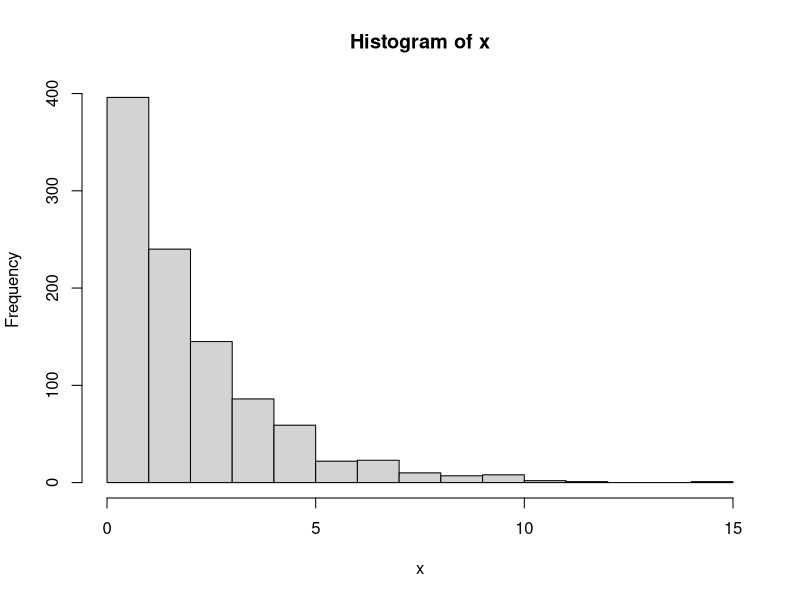

Recreate this plot in R. (Note: this script raises an error after producing the figure.)
#Código proibido, cuidado meu jovem.
seed = 123
set.seed(seed)
# Generate a random exponential variable, using the quantilic function
r_exp <- function(n, beta){
  vec<-numeric(n)
  for(i in 1:n){
    q <- runif(1, 0, 1)
    vec[i] <- -log(1-q)/beta
  }
  return(vec)
}

#Example 
#n = 10, n = 30 e n = 50,
x <- r_exp(n = 1000, beta = 0.5) #I remove the "seed" that had in the function
hist(x)

est_emv_exp<- 1/mean(x)
mean_emv_exp <- n*beta/(n-1)*beta
var_emv_exp <- ((n*beta)^2)/(((n-1)^2)*(n-2))
sd_em_exp <- sqrt(var_emv_exp)


# Making the first script about bootstrap.
# After that i will start to make a general function.
B = 50
n = 10
beta = 0.5
seed = 123
vec_est_B <- numeric(B)
x <- r_exp(n = n, beta = beta, seed)
for (i in 1:B){
  resample_x <- sample(x, replace = T)
  vec_est_B[i] <- 1/mean(resample_x)
}
est_B <- mean(vec_est_B)
sd_B <- sd(vec_est_B)


#General Function
bootstrap_exp <- function(nobs = c(10, 30, 50), B = c(50, 100, 500), beta = c(1, 0.5), seed = 123, 
                          type = 'non-parametric', view_results = T, export = T){
  
  if(!is.numeric(B) | !is.numeric(nobs) | !is.numeric(beta) |
     !is.numeric(seed) |!is.logical(view_results) |
     !is.logical(export)){
    stop('Some arguments entered in the function are wrong. Follow the instructions: \n
     * "nobs" -> These are the sample sizes that will be evaluated in the simulations, it must be a numerical vector.\n
     * "B" -> Represents the number of bootstrap sample size, must be a numeric argument.\n
     * "beta" -> These are the parameters of Exponential distribution that you want to estimate in you simulation. It must be a numerical vector.\n
     * "view_results" -> If you prefer to print the simulation results for each sample size and parameterization.\n
     * "export" -> Whether to save the results in .txt file.\n')
  }
  
  set.seed(seed)
  
  res_est_b_list <- list()
  res_est_b_list_full<-list()
  for(i in 1:length(beta)){
    for(j in 1:length(B)){
      res_est_b_list[[j]] <- `colnames<-`(matrix(c(0), nrow = B[j], ncol = length(nobs)), c(paste0('Nobs =  ', nobs)))
      
    }
    names(res_est_b_list) <- c(paste0('B = ', B))
    res_est_b_list_full[[i]] <- res_est_b_list
  }
  names(res_est_b_list_full) <- c(paste0('Beta = ', beta))
  
  # Setting the environment to receive the results
  res_est_array <- array(c(0), dim = c(length(beta), length(B)+1, length(nobs)), 
                         dimnames = list(paste0('Beta = ', beta),
                                         c('EMV', paste0('Est.B ', B)),
                                         paste0('nobs = ', nobs)))
  
  res_bias_array <- array(c(0), dim = c(length(beta), length(B)+1, length(nobs)), 
                          dimnames = list(paste0('Beta = ', beta),
                                          c('Bias EMV', paste0('Bias Est.B ', B)),
                                          paste0('nobs = ', nobs)))
  
  res_sd_array <- array(c(0), dim = c(length(beta), length(B)+1, length(nobs)), 
                        dimnames = list(paste0('Beta = ', beta),
                                        c('Sd EMV', paste0('Sd Est.B ', B)),
                                        paste0('nobs = ', nobs)))
  #Starts the simulation
  for(i in 1:length(nobs)){
    for(j in 1:length(beta)){
      x <- rexp(n = nobs[i], rate = beta[j])
      n <-length(x)
      est_emv_exp <- 1/mean(x)
      sd_emv_exp <- sqrt(((n*beta[j])^2)/(((n-1)^2)*(n-2)))
      res_est_array[j, 1, i] <- est_emv_exp
      res_bias_array[j, 1, i] <- beta[j] - est_emv_exp
      res_sd_array[j, 1, i] <- sd_emv_exp
      for(k in 1:length(B)){
        vec_est_B <- numeric(B[k])
        for(l in 1:B[k]){
          resample_x <- sample(x, replace = T)
          vec_est_B[l] <- 1/mean(resample_x)
        }
        res_est_b_list_full[[j]][[k]][,i] <- vec_est_B
        res_est_array[j, k+1, i] <- mean(vec_est_B)
        res_bias_array[j, k+1, i] <- beta[j] - mean(vec_est_B)
        res_sd_array[j, k+1, i] <-  sd(vec_est_B)
        
      }    
    }
  }
  
  # if you want to print all the results in the terminal
  if(view_results){
    cat('\n')
    cat("Exponential Distribution \n")
    cat('\n')
    for(i in 1:length(nobs)){
      cat("####################################################\n")
      cat("Sample size:", nobs[i], '\n')
      cat("####################################################\n")
      for(j in 1:length(beta)){
        cat('\n')
        cat("Results for parameter", rownames(res_est_array)[j],"\n")
        cat("Beta:", beta[j],'\n')
        cat("Estimate EMV:", res_est_array[j, 1, i],' \n')
        cat("BIAS EMV:", res_bias_array[j, 1, i],' \n')
        cat("Standard deviation EMV:", res_sd_array[j, 1, i],' \n')
        cat('\n')
        for(k in 1:length(B)){
          cat("Bootstrap sample size:", B[k], '\n')
          cat("Est.B", B[k], ':', res_est_array[j, k, i],' \n')
          cat("BIAS Est.B", B[k], ':', res_bias_array[j, k, i],' \n')
          cat("Sd Est.B", B[k],':', res_sd_array[j, k, i],' \n')
          cat('\n')
        }
        cat("####################################################\n")
      }
      cat('\n')
    }
  }
  
  # if you want to export the results saving as .txt file
  if(export){
    name_file_export<- paste0('Simulation results.txt')
    file_sink <- file(name_file_export)
    sink(name_file_export, append = T)
    cat('\n')
    cat("Exponential Distribution \n")
    cat('\n')
    for(i in 1:length(nobs)){
      cat("####################################################\n")
      cat("Sample size:", nobs[i], '\n')
      cat("####################################################\n")
      for(j in 1:length(beta)){
        cat('\n')
        cat("Results for parameter", rownames(res_est_array)[j],"\n")
        cat("Beta:", beta[j],'\n')
        cat("Estimate EMV:", res_est_array[j, 1, i],' \n')
        cat("BIAS EMV:", res_bias_array[j, 1, i],' \n')
        cat("Standard deviation EMV:", res_sd_array[j, 1, i],' \n')
        cat('\n')
        for(k in 1:length(B)){
          cat("Bootstrap sample size:", B[k], '\n')
          cat("Est.B", B[k], ':', res_est_array[j, k, i],' \n')
          cat("BIAS Est.B", B[k], ':', res_bias_array[j, k, i],' \n')
          cat("Sd Est.B", B[k],':', res_sd_array[j, k, i],' \n')
        }
        cat("####################################################\n")
      }
      cat('\n')
    }
    sink()
    close(file_sink)
  }
 
  #Storing within a list.
  list(res_est_b_list_full = res_est_b_list_full,
       res_est_array = res_est_array,
       res_bias_array = res_bias_array,
       res_sd_array = res_sd_array,
       nobs = nobs, B = B, beta = beta)
  
}

#Testa aqui, mizera.
res <- bootstrap_exp(nobs = c(10, 30, 50), B = c(50, 100, 500), beta = c(1, 0.5), seed = 1987, 
                 type = 'non-parametric', view_results = F, export = F)

res$res_est_array

##########################################
####### SECTION FOR THE GRAPHICS #########
##########################################

library(tidyverse)
beta<-res$beta
B<-res$B
nobs<-res$nobs

# Graphics of distributions of the estimatives for beta = 1
par(mfrow = c(3,3))
for(j in 1:length(B)){
  for(k in 1:length(nobs)){
    hist(res$res_est_b_list_full[[1]][[j]][,k], freq = F,
         main = paste0('Beta = ', beta[1],' | B = ', B[j], ' | N = ', nobs[k]), 
         xlab = NULL)
  }
}

# Graphics of distributions of the estimatives for beta = 0.5
par(mfrow = c(3,3))
for(j in 1:length(B)){
  for(k in 1:length(nobs)){
    hist(res$res_est_b_list_full[[2]][[j]][,k], freq = F,
         main = paste0('Beta = ', beta[2],' | B = ', B[j], ' | N = ', nobs[k]), 
         xlab = NULL)
  }
}

par(mfrow = c(2,3))
seed = 1987
set.seed(seed)
# Nobs = 10 and Beta = 1
x <- rexp(n = 10, rate = 1)
x2 <- seq(min(x), max(x), length = length(x))
hist(x, prob = T,  main = paste0('N = 10 | Beta = ', beta[1]), col = "gray", ylim = c(0, max(fun)), xlab = '')
lines(x2, dexp(x2, rate = res$res_est_array[1,1,1]), col = 1, lty = 1, lwd = 1)
lines(x2, dexp(x2, rate = res$res_est_array[1,2,1]), col = 2, lty = 2, lwd = 1)
lines(x2, dexp(x2, rate = res$res_est_array[1,3,1]), col = 3, lty = 3, lwd = 1)
lines(x2, dexp(x2, rate = res$res_est_array[1,4,1]), col = 4, lty = 4, lwd = 1)
legend('topright', cex= 0.6, lty = c(1:4), col= c(1:4),
       legend=c("EMV", "EMV B = 100", "EMV B = 300", "EMV B = 500"),
       box.lty=0)


set.seed(seed)
# Nobs = 30 and Beta = 1
x <- rexp(n = 30, rate = 1)
x2 <- seq(min(x), max(x), length = length(x))
hist(x, prob = T,  main = paste0('N = 30 | Beta = ', beta[1]), col = "gray", ylim = c(0, max(fun)), xlab = '')
lines(x2, dexp(x2, rate = res$res_est_array[1,1,2]), col = 1, lty = 1, lwd = 1)
lines(x2, dexp(x2, rate = res$res_est_array[1,2,2]), col = 2, lty = 2, lwd = 1)
lines(x2, dexp(x2, rate = res$res_est_array[1,3,2]), col = 3, lty = 3, lwd = 1)
lines(x2, dexp(x2, rate = res$res_est_array[1,4,2]), col = 4, lty = 4, lwd = 1)
legend('topright', cex= 0.6, lty = c(1:4), col= c(1:4),
       legend=c("EMV", "EMV B = 100", "EMV B = 300", "EMV B = 500"),
       box.lty=0)

set.seed(seed)
# Nobs = 50 and Beta = 1
x <- rexp(n = 50, rate = 1)
x2 <- seq(min(x), max(x), length = length(x))
hist(x, prob = T,  main = paste0('N = 50 | Beta = ', beta[1]), col = "gray", ylim = c(0, max(fun)), xlab = '')
lines(x2, dexp(x2, rate = res$res_est_array[1,1,3]), col = 1, lty = 1, lwd = 1)
lines(x2, dexp(x2, rate = res$res_est_array[1,2,3]), col = 2, lty = 2, lwd = 1)
lines(x2, dexp(x2, rate = res$res_est_array[1,3,3]), col = 3, lty = 3, lwd = 1)
lines(x2, dexp(x2, rate = res$res_est_array[1,4,3]), col = 4, lty = 4, lwd = 1)
legend('topright', cex= 0.6, lty = c(1:4), col= c(1:4),
       legend=c("EMV", "EMV B = 100", "EMV B = 300", "EMV B = 500"),
       box.lty=0)

####
set.seed(seed)
# Nobs = 10 and Beta = 0.5
x <- rexp(n = 10, rate = 0.5)
x2 <- seq(min(x), max(x), length = length(x))
hist(x, prob = T,  main = paste0('N = 10 | Beta = ', beta[2]), col = "gray", ylim = c(0, max(fun)), xlab = '')
lines(x2, dexp(x2, rate = res$res_est_array[2,1,1]), col = 1, lty = 1, lwd = 1)
lines(x2, dexp(x2, rate = res$res_est_array[2,2,1]), col = 2, lty = 2, lwd = 1)
lines(x2, dexp(x2, rate = res$res_est_array[2,3,1]), col = 3, lty = 3, lwd = 1)
lines(x2, dexp(x2, rate = res$res_est_array[2,4,1]), col = 4, lty = 4, lwd = 1)
legend('topright', cex= 0.6, lty = c(1:4), col= c(1:4),
       legend=c("EMV", "EMV B = 100", "EMV B = 300", "EMV B = 500"),
       box.lty=0)

set.seed(seed)
# Nobs = 30 and Beta = 0.5
x <- rexp(n = 30, rate = 0.5)
x2 <- seq(min(x), max(x), length = length(x))
hist(x, prob = T,  main = paste0('N = 30 | Beta = ', beta[2]), col = "gray", ylim = c(0, max(fun)), xlab = '')
lines(x2, dexp(x2, rate = res$res_est_array[2,1,2]), col = 1, lty = 1, lwd = 1)
lines(x2, dexp(x2, rate = res$res_est_array[2,2,2]), col = 2, lty = 2, lwd = 1)
lines(x2, dexp(x2, rate = res$res_est_array[2,3,2]), col = 3, lty = 3, lwd = 1)
lines(x2, dexp(x2, rate = res$res_est_array[2,4,2]), col = 4, lty = 4, lwd = 1)
legend('topright', cex= 0.6, lty = c(1:4), col= c(1:4),
       legend=c("EMV", "EMV B = 100", "EMV B = 300", "EMV B = 500"),
       box.lty=0)

set.seed(seed)
# Nobs = 50 and Beta = 0.5
x <- rexp(n = 50, rate = 0.5)
x2 <- seq(min(x), max(x), length = length(x))
hist(x, prob = T,  main = paste0('N = 50 | Beta = ', beta[2]), col = "gray", ylim = c(0, max(fun)), xlab = '')
lines(x2, dexp(x2, rate = res$res_est_array[2,1,3]), col = 1, lty = 1, lwd = 1)
lines(x2, dexp(x2, rate = res$res_est_array[2,2,3]), col = 2, lty = 2, lwd = 1)
lines(x2, dexp(x2, rate = res$res_est_array[2,3,3]), col = 3, lty = 3, lwd = 1)
lines(x2, dexp(x2, rate = res$res_est_array[2,4,3]), col = 4, lty = 4, lwd = 1)
legend('topright', cex= 0.6, lty = c(1:4), col= c(1:4),
       legend=c("EMV", "EMV B = 100", "EMV B = 300", "EMV B = 500"),
       box.lty=0)







